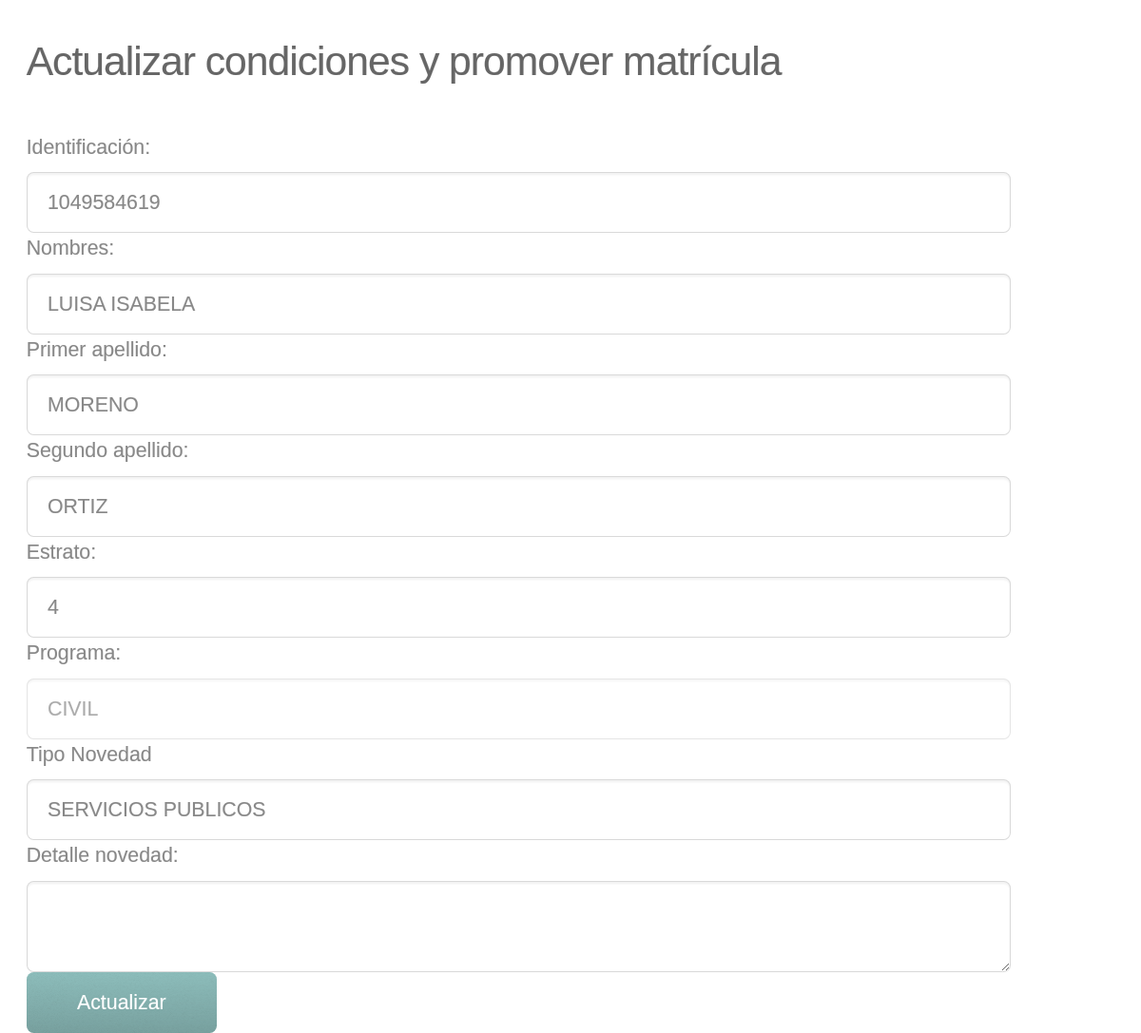
The app's page /view_old_student.php?per_id=1049584619 with its own data.
### tables this page shows
CREATE TABLE IF NOT EXISTS `personas` (
  `per_codigo` int(12) NOT NULL AUTO_INCREMENT,
  `per_id` varchar(12) NOT NULL DEFAULT '',
  `per_nombres` varchar(50) DEFAULT NULL,
  `per_apellido1` varchar(40) DEFAULT NULL,
  `per_apellido2` varchar(40) DEFAULT NULL,
  `per_estrato` tinyint(1) DEFAULT NULL,
  PRIMARY KEY (`per_codigo`)
);

### class/ManejoDatos.php (called while the page is built, shortened)
<?php
require('ConectorBD.php');
class ManejoDatos {
    private $adminDB;
    private $DB;
    public function ManejoDatos() {
        $this->DB = "matriculas_ai";
        $this->adminDB = new ConectorBD();
    }
    public function ejecutarConsultaX($query) {
        $resultset = $this->adminDB->realizar_consulta($query, $this->DB);
        return $resultset;
    }
    public function extraerListas($lista) {
        $query = "";
        switch ($lista) {
            case 1:
                $query = "SELECT * FROM programas;";
                break;
            case 2:
                $query = "SELECT * FROM novedades_tipo;";
                break;
        }
        $resulSet = $this->adminDB->realizar_consulta($query, $this->DB);
        $arreglo = null;
        $i = 0;
        while ($row = $this->comprobarContenido($resulSet)) {
            switch ($lista) {
                case 1:
                    $arreglo[$i]["id"] = $row["prog_codigo"];
                    $arreglo[$i]["nombre"] = $row["prog_nombre"];
                    break;
                case 2:
                    $arreglo[$i]["id"] = $row["nov_codigo"];
                    $arreglo[$i]["nombre"] = $row["nov_tipo"];
                    break;
            }
            $i++;
        }
        $this->adminDB->cerrar_conexion();
        return $arreglo;
    }
    public function comprobarContenido($resulset) {
        $this->adminDB->conectar_servidor($this->DB);
        return $this->adminDB->revisar_contenido($resulset);
    }
    public function cerrarConexion() {
        $this->adminDB->cerrar_conexion();
    }
}

### class/ConectorBD.php (called while the page is built, shortened)
<?php
	class ConectorBD{
		private $conexion;
		public function conectar_servidor($BD){
                    $this->conexion= mysqli_connect("127.0.0.1", "root", "", $BD);
                    return $this->conexion;
		}
		public function realizar_consulta($consulta, $BD){
                    return mysqli_query($this->conexion, $consulta);
		}
                public function revisar_contenido($param) {
                    try {
                        return mysqli_fetch_assoc($param);
                    } catch (mysqli_sql_exception $ex) {
                        return null;
                    }
                }
	}
?>

### view_old_student.php (the view, shortened to what this page needs)
<?php
include 'class/ManejoDatos.php';
$command = new ManejoDatos();
    $nombre = "";
    $apellido1 = "";
    $apellido2 = "";
    $estrato = "";
    $programa = "";
    $detalle_novedad = "";
    $codigo_novedad = "";
try {
    $query = "SELECT * "
            . "FROM personas AS p1, matriculas AS m1, novedades_reg AS n1 "
            . "WHERE p1.per_id = " . $_GET['per_id'] . " "
            . "AND p1.per_codigo = m1.mat_estudiante "
            . "AND m1.mat_estudiante = n1.novr_est ";
    $registro = $command->ejecutarConsultaX($query);
    while ($row = $command->comprobarContenido($registro)) {
        $nombre = $row['per_nombres'];
        $apellido1 = $row['per_apellido1'];
        $apellido2 = $row['per_apellido2'];
        $estrato = $row['per_estrato'];
        $programa = $row['mat_programa'];
        $detalle_novedad = $row['novr_detalle'];
        $codigo_novedad = $row['novr_codigo'];
    }
?>
<!DOCTYPE HTML>
<html>
    <head>
    </head>
    <body >
        <div id="status" style="display: none;"> </div><br />
        <div class="main">
            <div class="row" style="align-content: center;">
                <div class="container">
                    <header>
                        <h2>Actualizar condiciones y promover matrícula</h2>
                    </header>
                    <form method="post" name="formSearch">
                        <div class="11u">
                            <label for="per_id" id="lala" class="label">Identificación: </label>
                            <input  type="text" class="text" id="per_id" value="<?php echo $_GET['per_id']; ?>" disabled="disable" placeholder="Identificación" />
                        </div>
                        <div class="11u">
                            <label for="per_nombre" class="label">Nombres: </label>
                            <input  type="text" class="text" id="per_nombre"  value="<?php echo $nombre; ?>" disabled="disable" placeholder="Nombre" />
                        </div>
                        <div class="11u">
                            <label for="per_apellido1" class="label">Primer apellido: </label>
                            <input type="text" class="text" id="per_apellido1" value="<?php echo $apellido1; ?>" disabled="disable" placeholder="Primer apellido" />
                        </div>
                        <div class="11u">
                            <label for="per_apellido2" class="label">Segundo apellido: </label>
                            <input  type="text" class="text" id="per_apellido2" value="<?php echo $apellido2; ?>" disabled="disable" placeholder="Segundo apellido" />
                        </div>
                        <div class="11u">
                            <label for="per_estrato" class="label">Estrato: </label>
                            <input  type="text" class="text" id="per_estrato" value="<?php echo $estrato; ?>" disabled="disable"/></div>
                        <div class="11u">
                            <label for="mat_programa" class="label">Programa: </label>
                            <select class="text" id="mat_programa" disabled="disable">
                                <?php
                                $list = $command->extraerListas(1);
                                $i = 0;
                                while ($i < count($list)) {
                                    $selected = ($list[$i]["id"] == $programa) ? " selected" : " ";
                                    echo "<option value='" . $list[$i]["id"] . "' " . $selected . ">" . $list[$i]["nombre"] . "</option>";
                                    $i++;
                                }
                                ?>
                            </select>
                        </div>
                        <div class="11u">
                            <label for="nov_codigo" class="label">Tipo Novedad </label>
                            <select class="text" id="nov_codigo">
                                <?php
                                $list = $command->extraerListas(2);
                                $i = 0;
                                while ($i < count($list)) {
                                    $selected = ($list[$i]["id"] == $codigo_novedad) ? " selected" : " ";
                                    echo "<option value='" . $list[$i]["id"] . "' " . $selected . ">" . $list[$i]["nombre"] . "</option>";
                                    $i++;
                                }
                                ?>
                            </select>
                        </div>
                        <div class="11u">
                            <label for="nov_detalle" class="label">Detalle novedad: </label>
                            <textarea  id="nov_detalle" placeholder=""><?php echo $detalle_novedad; ?></textarea>
                        </div>
                        <div class="u10">
                            <input type="button" onclick="buscar();" class="button sumit" value="Actualizar" name="Actualizar" />
                        </div>
                    </form>
                </div>
            </div>
    </body>
</html>
<?php
} catch (Exception $exc) {
    echo "Este documento no se encuentra registrado".$exc->getTraceAsString();
}
?>

### css/style.css (style rules this page uses)
body { background: #fff; }
body,input,textarea,select { font-family: 'Source Sans Pro', sans-serif; font-size: 8pt; font-weight: 300; line-height: 1.5em; color: #888; -webkit-text-stroke: 0.15px; }
h1,h2,h3,h4,h5,h6 { font-weight: 200; color: #666; line-height: 1.5em; }
h2 { font-size: 2em; letter-spacing: -1px; }
header { margin: 0 0 2em 0; }
form label { display: block; text-align: left; margin-bottom: 0.5em; }
form input.text, form select, form textarea { position: relative; -webkit-appearance: none; display: block; border: 0; background: #fff; background: rgba(255,255,255,0.75); width: 100%; border-radius: 0.35em; padding: 0.7em 1em 0.7em 1em; box-shadow: inset 0 0.1em 0.1em 0 rgba(0,0,0,0.05); border: solid 1px rgba(0,0,0,0.15); -moz-transition: all 0.35s ease-in-out; -webkit-transition: all 0.35s ease-in-out; -o-transition: all 0.35s ease-in-out; -ms-transition: all 0.35s ease-in-out; transition: all 0.35s ease-in-out; }
form textarea { min-height: 4em; min-width: 16em; }
.button { position: relative; display: inline-block; border-radius: 0.35em; color: #fff !important; text-decoration: none; padding: 0.75em 2.5em 0.75em 2.5em; background-color: #8ebebc; border: 0; cursor: pointer; background-image: -moz-linear-gradient(top, rgba(0,0,0,0), rgba(0,0,0,0.15)), url('images/overlay.png'); background-image: -webkit-linear-gradient(top, rgba(0,0,0,0), rgba(0,0,0,0.15)), url('images/overlay.png'); background-image: -o-linear-gradient(top, rgba(0,0,0,0), rgba(0,0,0,0.15)), url('images/overlay.png'); background-image: -ms-linear-gradient(top, rgba(0,0,0,0), rgba(0,0,0,0.15)), url('images/overlay.png'); background-image: linear-gradient(top, rgba(0,0,0,0), rgba(0,0,0,0.15)), url('images/overlay.png'); -moz-transition: background-color 0.35s ease-in-out; -webkit-transition: background-color 0.35s ease-in-out; -o-transition: background-color 0.35s ease-in-out; -ms-transition: background-color 0.35s ease-in-out; transition: background-color 0.35s ease-in-out; }

### css/style-narrower.css (style rules this page uses)
body,input,textarea,select { font-size: 16pt; }
.container { padding: 0 2em 0 2em; }

### records on screen
personas: per_nombres "LUISA ISABELA", per_apellido1 "MORENO", per_apellido2 "ORTIZ", per_estrato "4"

### other values on screen
form field value "CIVIL"
form field value "SERVICIOS PUBLICOS"
